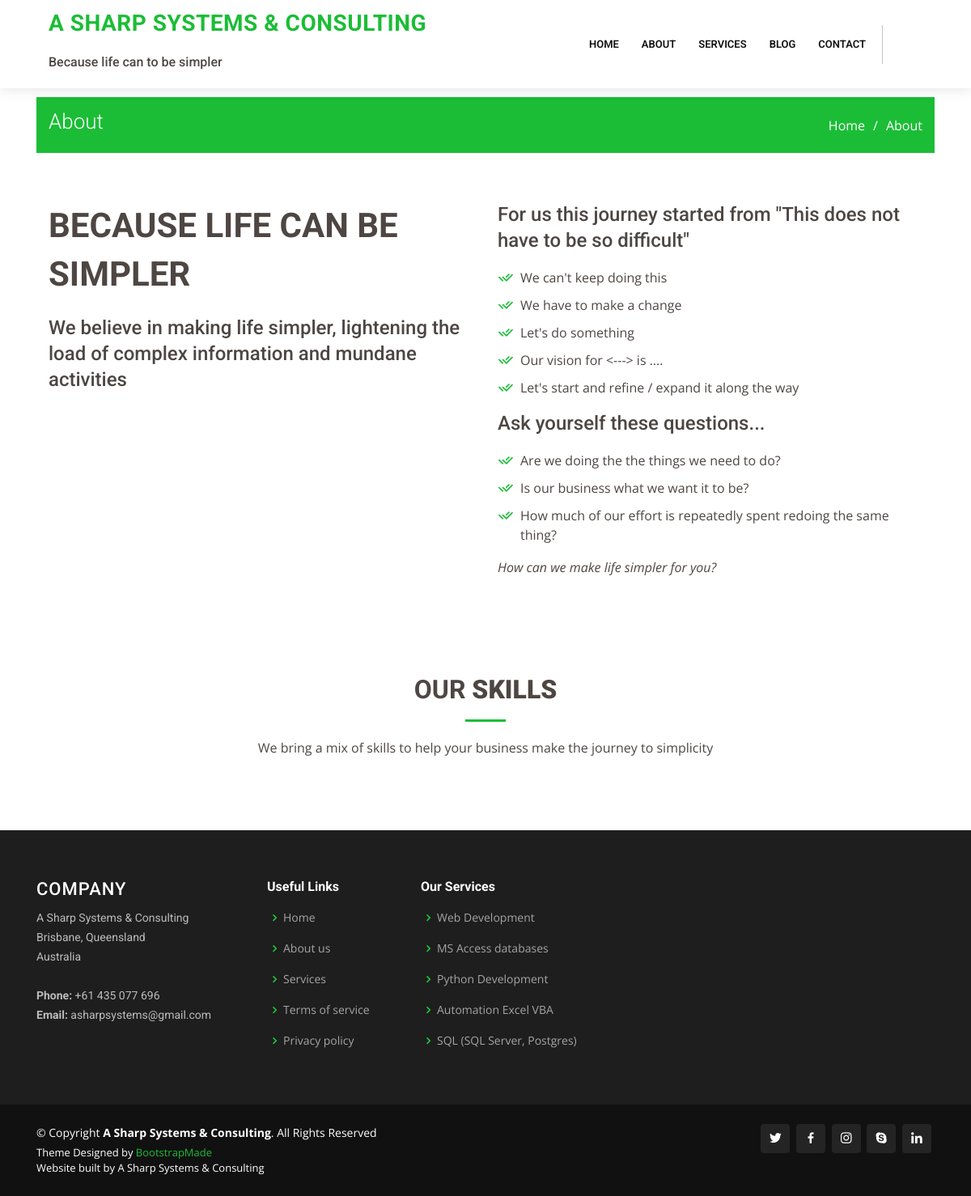
The app's page /about, older data.
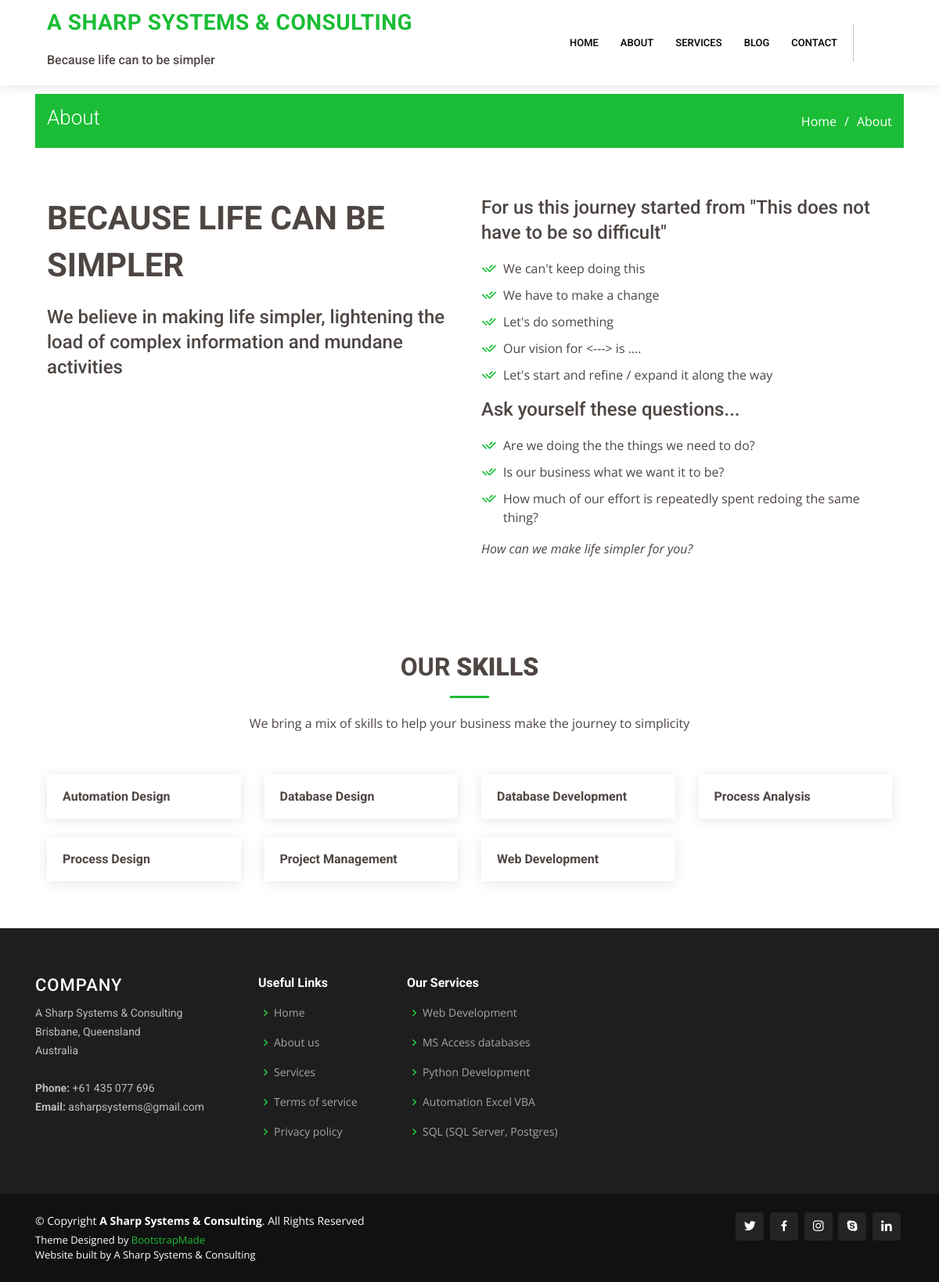
The same page, newer data.
### lcore/models.py (models this page shows, shortened)
class Services(models.Model):
    service = models.CharField(max_length=100, unique=True)
    date_added = models.DateTimeField(auto_now=False, auto_now_add=True)
    priority = models.IntegerField(null=False, unique=True)
    image_file = models.FileField(upload_to='service_icon', blank=True, null=True)
    descrip = models.CharField(max_length=300, blank=True, null=True)
    objects = ServicesManager()
    class Meta:
        ordering = ['priority']

class Skill(models.Model):
    skill = models.CharField(max_length=50, unique=True)
    descrip = models.CharField(max_length=200, blank=True, null=True)
    active = models.BooleanField(default=True)
    objects = SkillManager()
    class Meta:
        ordering = ['skill']

### lcore/views.py (the view)
# urls.py: path('about', about, name='about'),
def about(request):
    template = "about.html"
    services = Services.objects.all()[:6]
    features = Feature.objects.active()[:8]
    skill = Skill.objects.active()
    local_context = {
        'services': services,
        'features': features,
        'skill': skill,
    }
    context = {**get_base_context(), **local_context}
    return render(request, template, context)

### lcore/models.py (called while the page is built)
    def all(self):
        qs = super(ServicesManager, self).all()
        return qs

    def top_five(self):
        qs = super(ServicesManager, self).order_by('priority')[:5]
        return qs

    def active(self):
        qs = super(FeatureManager, self).filter(active=True)
        return qs

    def active(self):
        qs = super(SkillManager, self).filter(active=True)
        return qs

### lcore/views.py (called while the page is built)
def get_base_context():
    service_list = Services.objects.top_five()
    company = Reference.objects.get(primary=1)
    co_name = company.company
    co_addr = company.address
    co_country = company.country
    co_phone = company.phone
    co_email = company.email
    print(co_name)
    return {'service_list': service_list,
            'co_name': co_name,
            'co_addr': co_addr,
            'co_country': co_country,
            'co_phone': co_phone,
            'co_email': co_email,
            }

### sweb/utils/context_processors.py (called while the page is built)
def settings_context(_request):
    return {"DEBUG": settings.DEBUG}

### templates/about.html
{% extends "base.html" %}
{% block content %}
{% load static %}
  <main id="main"><br>
    <section id="breadcrumbs" class="breadcrumbs">
      <div class="container">
        <div class="d-flex justify-content-between align-items-center">
          <h2>About</h2>
          <ol>
            <li><a href="{% url 'lcore:home' %}">Home</a></li>
            <li>About</li>
          </ol>
        </div>
      </div>
    </section>
    <section id="about-us" class="about-us">
      <div class="container" data-aos="fade-up">
        <div class="row content">
          <div class="col-lg-6" data-aos="fade-right">
            <h2>Because life can be simpler</h2>
            <h3>We believe in making life simpler, lightening the load of complex information and mundane activities</h3>
          </div>
          <div class="col-lg-6 pt-4 pt-lg-0" data-aos="fade-left">
            <h3>
              For us this journey started from "This does not have to be so difficult"
            </h3>
            <ul>
              <li><i class="ri-check-double-line"></i> We can't keep doing this</li>
              <li><i class="ri-check-double-line"></i> We have to make a change</li>
              <li><i class="ri-check-double-line"></i> Let's do something</li>
              <li><i class="ri-check-double-line"></i> Our vision for <---> is ....</li>
              <li><i class="ri-check-double-line"></i> Let's start and refine / expand it along the way</li>
            </ul>
            <h3>
              Ask yourself these questions...
            </h3>
            <ul>
              <li><i class="ri-check-double-line"></i> Are we doing the the things we need to do?</li>
              <li><i class="ri-check-double-line"></i> Is our business what we want it to be?</li>
              <li><i class="ri-check-double-line"></i> How much of our effort is repeatedly spent redoing the same thing?</li>
            </ul>
            <p class="font-italic">
              How can we make life simpler for you?
            </p>
          </div>
        </div>
      </div>
    </section>
    <section id="skills" class="features">
      <div class="container">
        <div class="section-title" data-aos="fade-up">
          <h2>Our <strong>Skills</strong></h2>
          <p>We bring a mix of skills to help your business make the journey to simplicity</p>
        </div>
        <div class="row skills-content">
          <div class="col-lg-12" data-aos="fade-up">
              {% if skill %}
              <div class="row">
              {% for s in skill %}
                <div class="col-lg-3 col-md-4 mt-4">
                  <div class="icon-box">
                    <h3>{{ s.skill }}</h3>
                  </div>
                </div>
              {% endfor %}
              </div>
              {% endif %}
          </div>
        </div>
      </div>
    </section>
  </main>
{% endblock content %}

### templates/base.html (shortened to what the changed rows need)
<!DOCTYPE html>
{% load static i18n %}
{% load static %}
<html lang="en">
<head>
  <link href="{% static 'vendor/bootstrap/css/bootstrap.min.css' %}" rel="stylesheet">
  <link href="{% static 'vendor/icofont/icofont.min.css' %}" rel="stylesheet">
  <link href="{% static 'vendor/boxicons/css/boxicons.min.css' %}" rel="stylesheet">
  <link href="{% static 'vendor/animate.css/animate.min.css' %}" rel="stylesheet">
  <link href="{% static 'vendor/venobox/venobox.css' %}" rel="stylesheet">
  <link href="{% static 'vendor/owl.carousel/assets/owl.carousel.min.css' %}" rel="stylesheet">
  <link href="{% static 'vendor/aos/aos.css' %}" rel="stylesheet">
  <link href="{% static 'vendor/remixicon/remixicon.css' %}" rel="stylesheet">
  <link href="{% static 'css/style.css' %}" rel="stylesheet">
</head>
    <body>
  <header id="header" class="fixed-top">
    <div class="container d-flex align-items-center">
      <div class="container">
      <h1 class="logo mr-auto"><a href="index.html"><span>{{co_name}}</span></a></h1>
      <br><h6>Because life can to be simpler</h6>
      </div>
    </div>
  </header>
<div class="container">
    {% block content %}
    {% endblock content %}
</div>
  <footer id="footer">
    <div class="footer-top">
      <div class="container">
        <div class="row">
          <div class="col-lg-3 col-md-6 footer-links">
            <ul>
              {% for service in service_list %}
                <li><i class="bx bx-chevron-right"></i> <a href="#">{{service.service}}</a></li>
              {% endfor %}
            </ul>
          </div>
        </div>
      </div>
    </div>
  </footer>
    </body>
</html>

Row changes from the older to the newer data that the page shows:
added Skill: skill "Automation Design"
added Skill: skill "Database Design"
added Skill: skill "Database Development"
added Skill: skill "Process Analysis"
added Skill: skill "Process Design"
added Skill: skill "Project Management"
added Skill: skill "Web Development"
